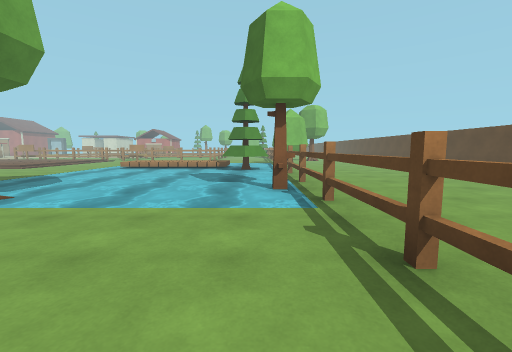
[1] (above)

24 first-person views from a walk through a 3-D level made in the Unity game engine. The camera is 1.4 m above the floor, tilts 6° down and sees 90° across. The floor is counted in squares, 2 m on a side. Each view is taken from the middle of a square. On the plan, view 1 faces up. The plan holds only what a view shows up to about 9 squares ahead; the rest is blank. The place goes on beyond the plan. The player character is not drawn. Some animated figures are not drawn. Surface patterns are stand-ins for the level's own textures.

[2]
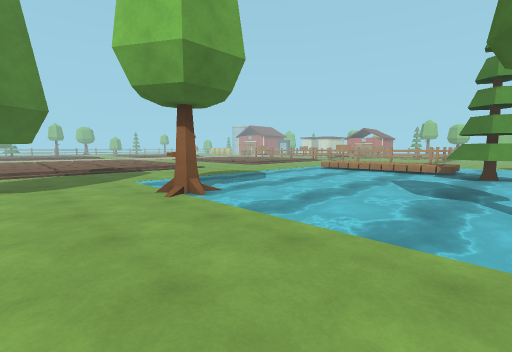

[3]
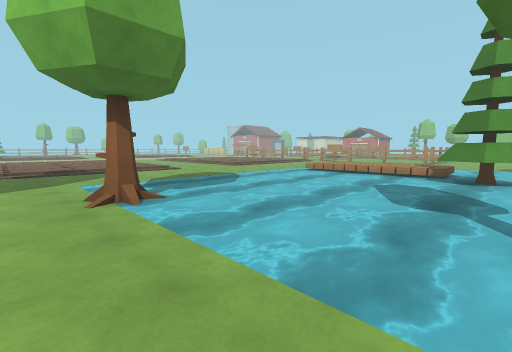

[4]
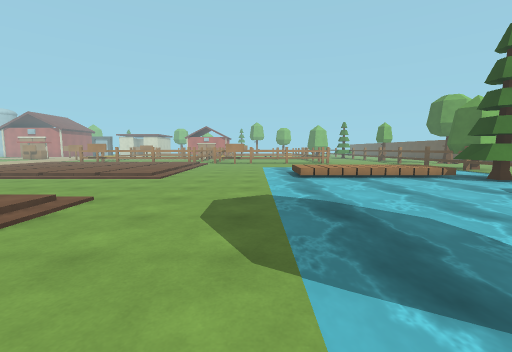

[5]
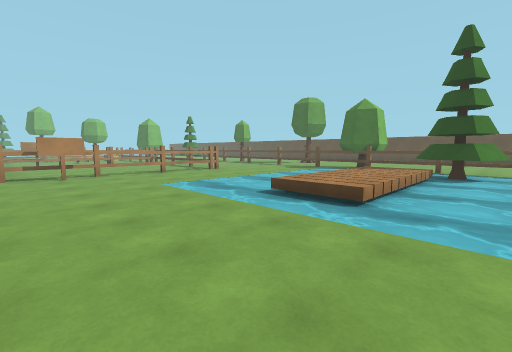

[6]
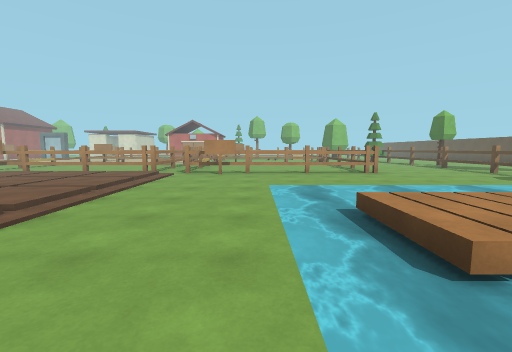

[7]
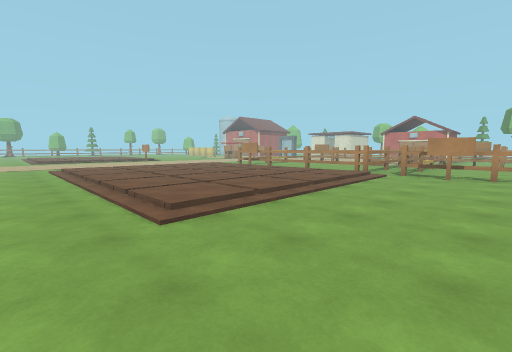

[8]
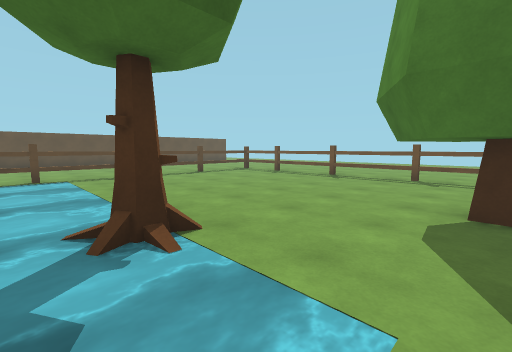

[9]
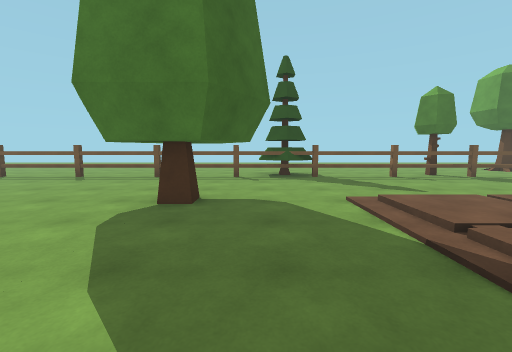

[10]
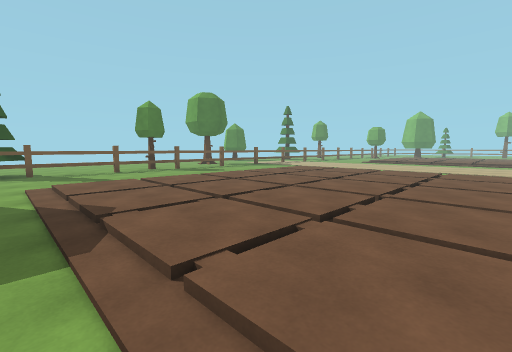

[11]
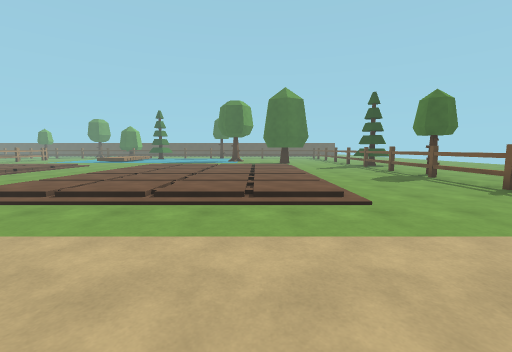

[12]
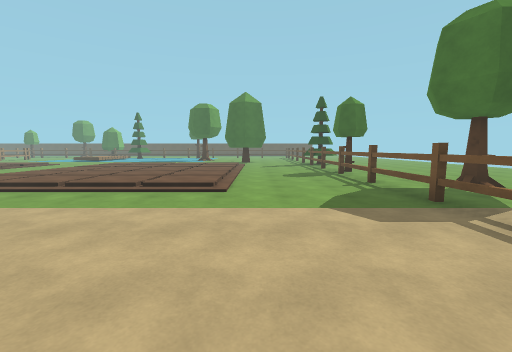

[13]
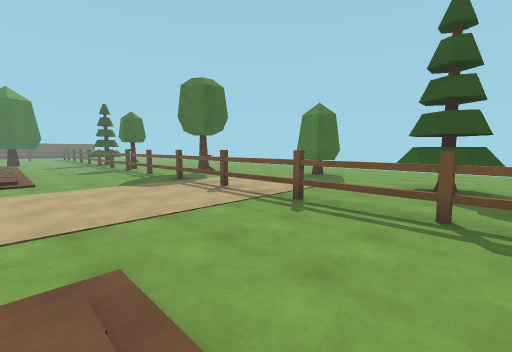

[14]
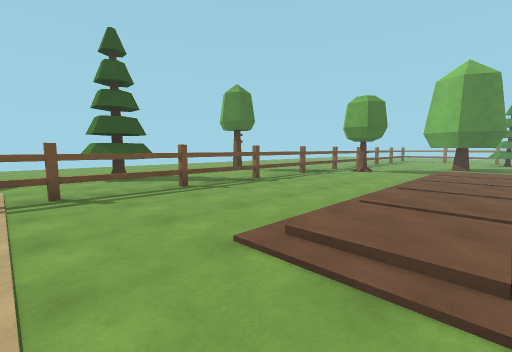

[15]
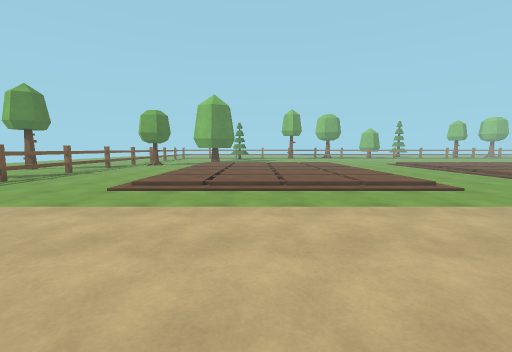

[16]
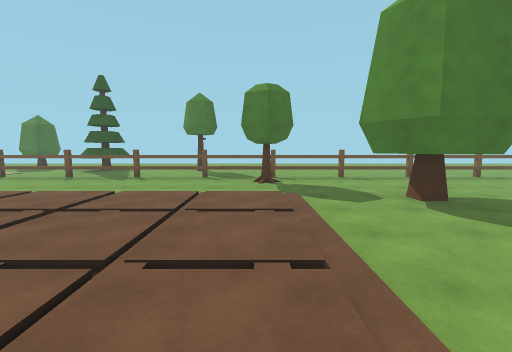

[17]
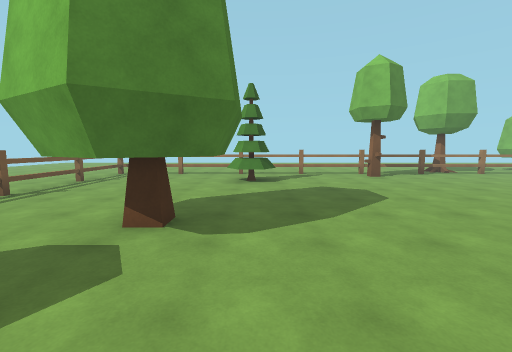

[18]
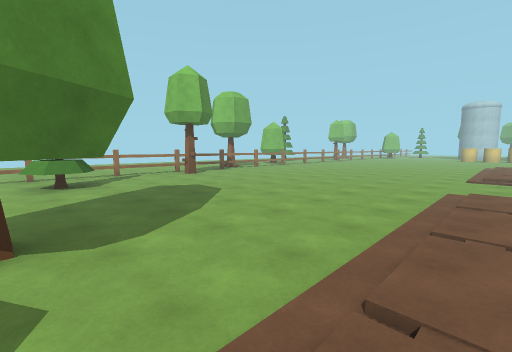

[19]
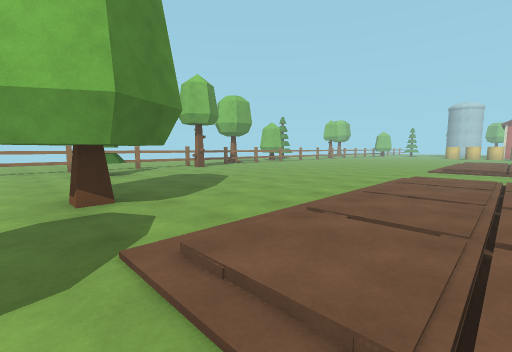

[20]
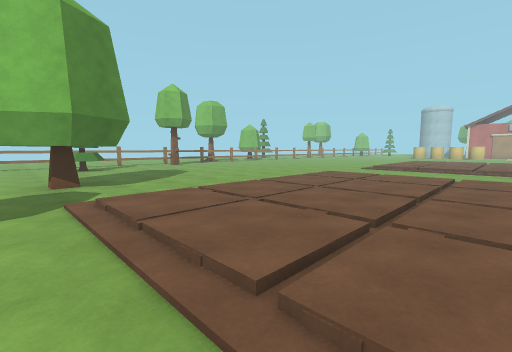

[21]
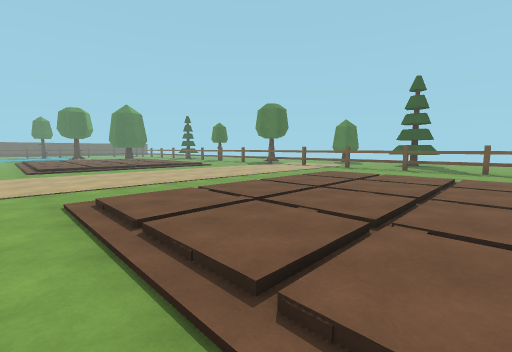

[22]
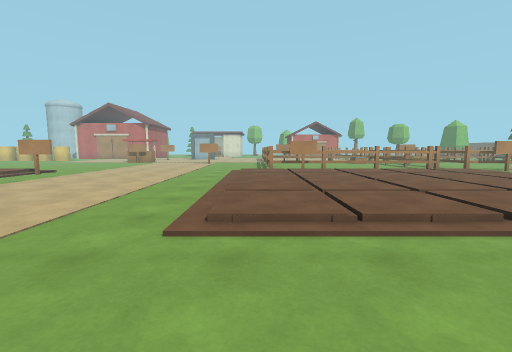

[23]
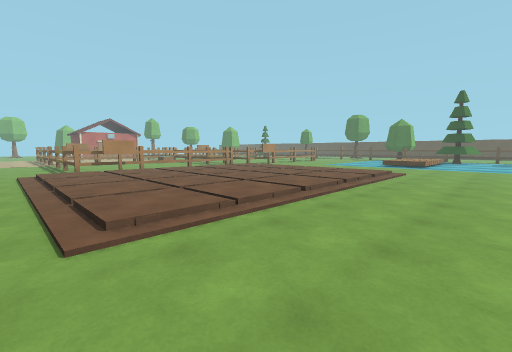

[24]
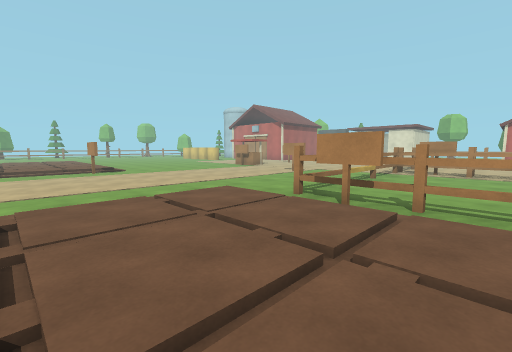

### Floor plan
Key: @ floor where view 1 was taken; # wall or solid block; . main floor; : floor 0.25 m higher than the main floor; + floor 0.5 m higher than the main floor; / step, stairs or slope; ≈ water the walk keeps out of; T thing the floor can be seen under or through; O other object.
Columns run from 39 left of view 1 to 5 right of it. Each row starts with its distance up from view 1.
 16                  ........###########O...#
 15                  .......................#
 14                 /:#.....:::::/:.........
 13           .:   :/:......:::::/:...≈≈≈≈≈≈
 12           .// ////......///////...≈≈≈≈≈≈OO
 11          ..::::     ....:::::/:...≈≈≈≈≈≈#
 10   #.    ...:::::     ...:::::/:...≈+++OO...
  9   O..  ..........     ............≈≈≈≈OOT...
  8   #...............   .............≈≈≈≈OOT...
  7   #...............................≈≈≈≈≈≈T...
  6    O.......:::::/:......:::::/:...≈≈≈≈≈≈#....
  5   .O.......///////......///////...≈≈≈≈≈OO....
  4   T........:::::/:......:::::/:...≈≈≈≈≈O....
  3  .T........:::::/:......:::::/:...≈O≈≈≈≈T...
  2  .T.O......///////......///////.........T...
  1 ..T.....O#.:::::/:......:::::/:..#......T
  0 ..T..............................O.....@T.
 -1   #........O............................#.
 -2    TTTTTTTTTTTTTTTTTTTTTTTT.TTTO TTTTTTT#
 -3   .........................O...OO.......
 -4   ...............O......O................
 -5              O..OO..... .................
 -6                ..O..OO   .... ..  ..
 -7                 ....OO    ...
 -8                 ....       ..
 -9                 ....

Where each view was taken, in squares from view 1:
view 1: 0 up, 0 right, facing up
view 2: 1 up, 0 right, facing up-left
view 3: 2 up, 0 right, facing up-left
view 4: 3 up, 6 left, facing up
view 5: 8 up, 8 left, facing up-right
view 6: 8 up, 6 left, facing up
view 7: 8 up, 6 left, facing up-left
view 8: 4 up, 6 left, facing down-right
view 9: 4 up, 7 left, facing down
view 10: 6 up, 8 left, facing down-left
view 11: 2 up, 19 left, facing right
view 12: 0 up, 20 left, facing right
view 13: 1 up, 23 left, facing down-right
view 14: 2 up, 20 left, facing down-left
view 15: 3 up, 17 left, facing left
view 16: 5 up, 28 left, facing down
view 17: 2 up, 28 left, facing left
view 18: 1 up, 28 left, facing up-left
view 19: 0 up, 27 left, facing up-left
view 20: 0 up, 25 left, facing up-left
view 21: 7 up, 25 left, facing down-right
view 22: 7 up, 15 left, facing up
view 23: 7 up, 16 left, facing up-right
view 24: 12 up, 12 left, facing up-left
